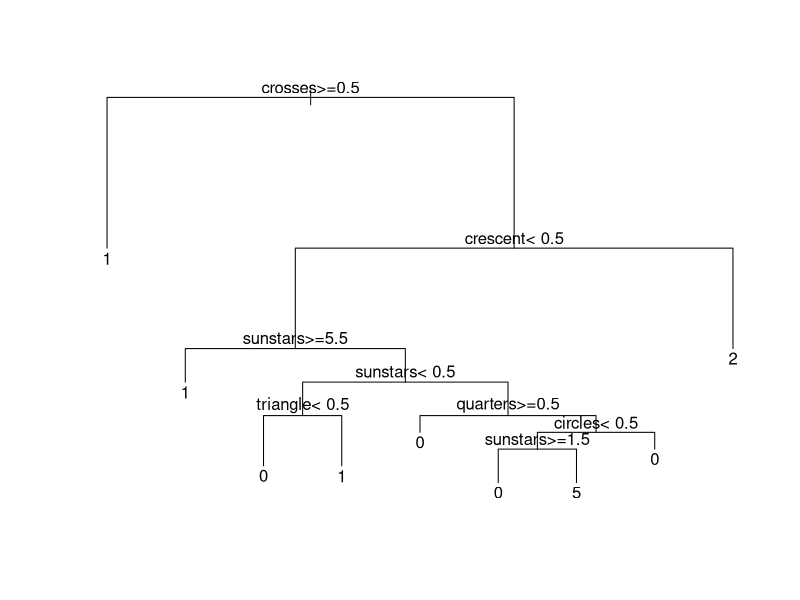
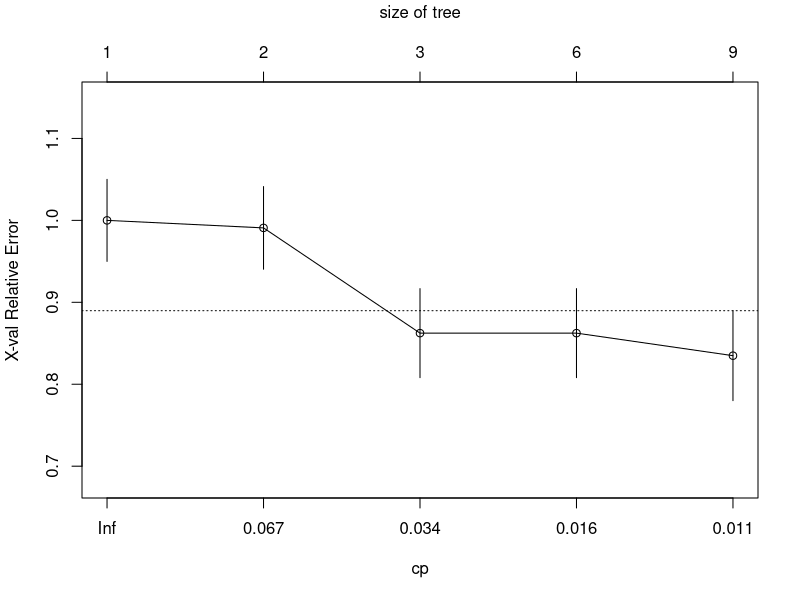
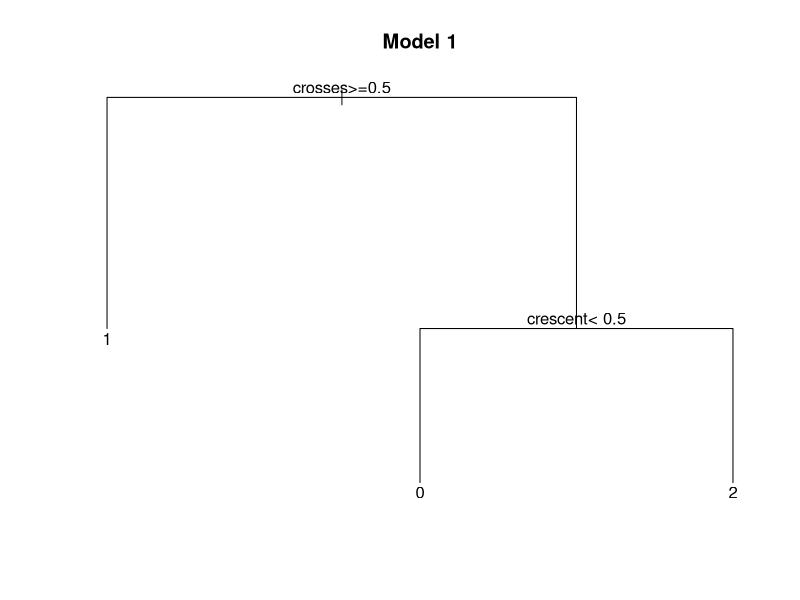
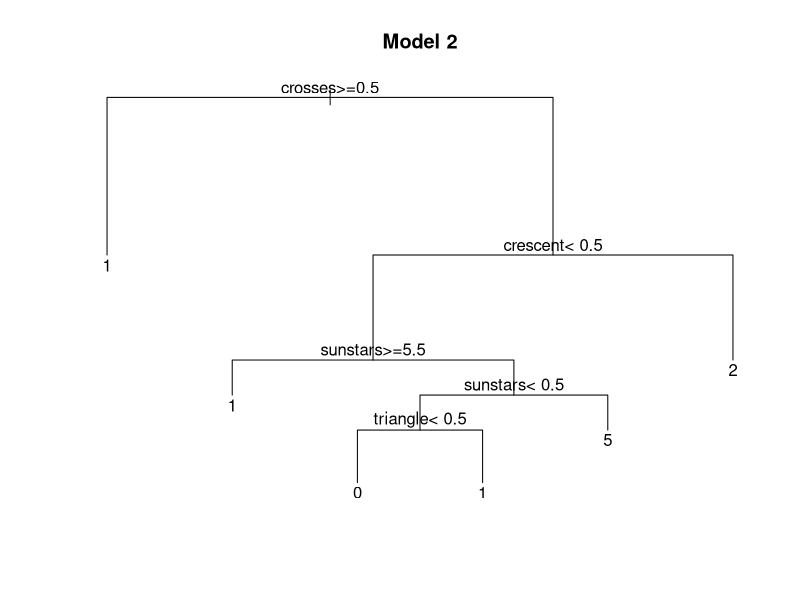

Write the R code that produced these figures, in order.
setwd("C:/Users/Alfonso/Desktop/JOM/Introduction_Machine_Learnin_TeamLeada/Classification_Trees")
setwd("/Users/josemiguelarrieta/Documents/Introduction_ML_Leada/Classification_Trees")
##############################
#Supervised Machine Learning##
##############################
# search for patterns in labeled data to produce a model to make predictions 
#on future unlabeled data.


#Data-> Flag data taken from UC Irvine Machine Learning database.

data<-read.csv('flag_data.csv',header=T)

#Split Data 
traindata <- data[1:150, ]
testdata <- data[151:194, -6]

#Install and load packages. 
install.packages('rpart')
library('rpart')

#Idea of the Model-> Predict RELIGION of a country. 

#####################
#Clasification Trees#
#####################

#Advantages: 
#- Little data preparation and cleaning and specifically can be used with missing data
#- Easy to interpret and explain to others!

#Building a Model: 

model<-rpart(religion~circles+crosses+saltires+quarters+sunstars+crescent+triangle,data=traindata,method='class',control=rpart.control(minsplit=10))

#Method=class-> Because our response variable is a classification of religion categories. 

quiz_model<-rpart(religion~landmass+population+language,data=traindata,method='class')

#model in text form 
model 

#plot model 
plot(model)
text(model)

##################
#CROSS-VALIDATION#
##################

#This is done multiple times to prevent variability

#Create a subset on the training data 
subset<-traindata[1:10,-7]
train_subset<-traindata[11:150,]

subset_two <- traindata[11:20, ]
#Save the religions of subset into subset_religions. 

subset_religions<-traindata[1:10,7]
subset_religions2<-traindata[11:20, 7]

#Build a model-> Build model on the rest of the training_Data
cv_model<-rpart(religion~circles+crosses+saltires+quarters+sunstars+crescent+triangle,data=train_subset,method='class',control=rpart.control(minsplit=10))

#Make Predictions on subset data. 
cv_predictions<-predict(cv_model,newdata=subset,type='class')

cv_predictions_two<-predict(cv_model,newdata=subset_two,type='class')

cv_predictions<-as.vector(cv_predictions)

cv_predictions_two<-as.vector(cv_predictions_two)

#ACCURATE 
# we cross-validate our results by performing matching and sum the boolean vector.
sum(cv_predictions==subset_religions)

sum(cv_predictions_two==subset_religions2)

######################
#Complexity Parameter#
######################

#Cp-> panalizing cost for a larger tree. 
#Idea_ There exist a pruned tree which minimizes the tradeoff between classification error and tree complexity. 
#You must build a model tree and the prune it selecting the appropiate complexity parameter. 
#Doing the above should give the lowest cross-validated error and the simplest tree. 

#Function printcp()-> pick the optimal complexity parameter and number of tree splits. 

#explanation of naswer-> The lowest 'xerror' is 0.82569, however since 0.82569+0.05504>0.82569 we select a simpler tree. 

printcp(model)
#We can also prune our tree graphically with the plotcp() function
plotcp(model)

#To prume model we use prune() function. 
prune_model<-prune(model,cp=.034)
plot(prune_model,main="Model 1")
text(prune_model)

prune_model_two<-prune(model,cp=.0214)
plot(prune_model_two,main='Model 2')
text(prune_model_two)

#Important Question to ask: 
#Do you want to have a simpler tree to avoid overfitting?
#Or
#Do you want to have a more complex tree to avoid missclassification error?

#Important-> The predictive accuracy of your model depends most on the explanatory variables you choose for prediction and 
#the cross-validated results on your training data.

#Predict on pruned tree. 

#Pruned Model #2 
predictions<-predict(prune_model_two,newdata=testdata,type='class')
predictions<-as.vector(predictions)

test_responses<-data[151:194,6]
sum(predictions==test_responses)

#Pruned Model #1 
predictions1<-predict(prune_model,newdata=testdata,type='class')
predictions1<-as.vector(predictions1)

test_responses<-data[151:194,6]
sum(predictions1==test_responses)
